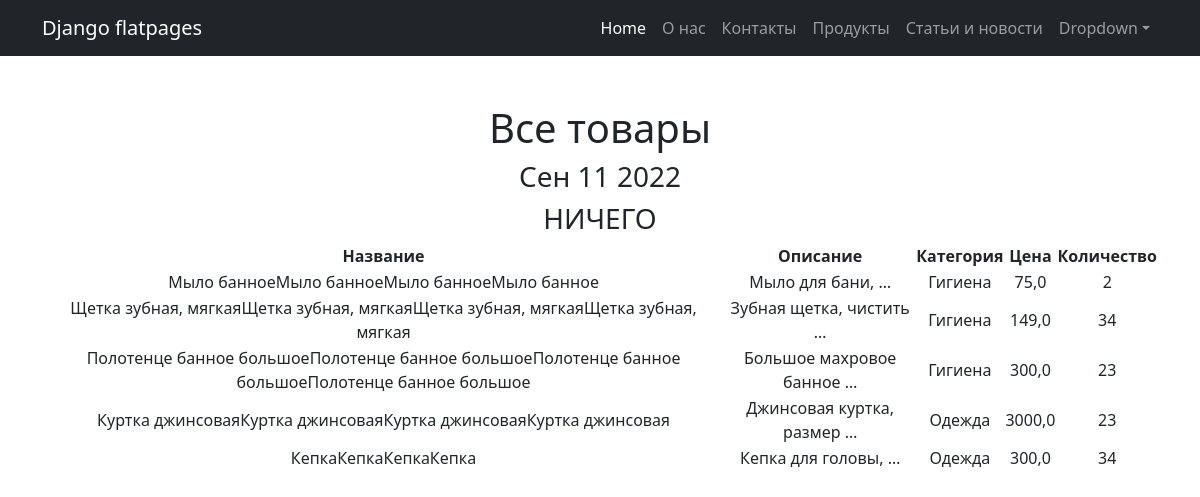
Screenshot of /products/ with the database file from the repository.
### simpleapp/models.py (models this page shows, shortened)
class Product(models.Model):
    name = models.CharField(
        max_length=50,
        unique=True, # названия товаров не должны повторяться
    )
    description = models.TextField()
    quantity = models.IntegerField(
        validators=[MinValueValidator(0)],
    )
    category = models.ForeignKey(
        to='Category',
        on_delete=models.CASCADE,
        related_name='products', # все продукты в категории будут доступны через поле products
    )
    price = models.FloatField(
        validators=[MinValueValidator(0.0)],
    )

class Category(models.Model):
    name = models.CharField(max_length=100, unique=True)  # названия категорий тоже не должны повторяться

### simpleapp/views.py (the view)
# urls.py: path('', ProductsList.as_view()),
class ProductsList(ListView):
    model = Product
    template_name = 'products.html'
    context_object_name = 'products'
    def get_context_data(self, **kwargs):
        context = super().get_context_data(**kwargs)
        context['time_now'] = datetime.utcnow()
        context['value1'] = None
        return context

### news/templatetags/custom_filters.py (called while the page is built)
@register.filter(name='multiply')
def multiply(value, arg):
    if isinstance(value, str) and isinstance(arg, int):
        return str(value) * arg
    else:
        raise ValueError(f'Нельзя умножить {type(value)} на {type(arg)}')

### templates/products.html (shortened to what this page needs)
{% extends 'flatpages/default.html' %}
{% load custom_filters %}
{% block content %}
    <h1>Все товары</h1>
    <h3>{{ time_now|date:'M d Y' }}</h3>
    <h3>{{ value1|default_if_none:'НИЧЕГО' }}</h3>
    {% if products %}
        <table>
            <tr>
                <th>Название</th>
                <th>Описание</th>
                <th>Категория</th>
                <th>Цена</th>
                <th>Количество</th>
            </tr>
        {% for product in products %}
            <tr>
                <td>{{ product.name|multiply:4 }}</td>
                <td>{{ product.description|truncatewords:3 }}</td>
                <td>{{ product.category.name }}</td>
                <td>{{ product.price }}</td>
                <td>{{ product.quantity }}</td>
            </tr>
        {% endfor %}
        </table>
    {% else %}
        <h2>Товаров нет!</h2>
    {% endif %}
{% endblock content %}

### templates/flatpages/default.html (shortened to what this page needs)
{% load static %}
<!DOCTYPE html>
<html lang="en">
    <head>
        <link href="{% static 'startbootstrap-bare-gh-pages/css/styles.css' %}" rel="stylesheet">
    </head>
    <body>
        <nav class="navbar navbar-expand-lg navbar-dark bg-dark">
            <div class="container">
                <a class="navbar-brand" href="#">Django flatpages</a>
                <div class="collapse navbar-collapse" id="navbarSupportedContent">
                    <ul class="navbar-nav ms-auto mb-2 mb-lg-0">
                        <li class="nav-item"><a class="nav-link active" aria-current="page" href="#">Home</a></li>
                        <li class="nav-item"><a class="nav-link" href="/pages/about/">О нас</a></li>
                        <li class="nav-item"><a class="nav-link" href="/pages/contact/">Контакты</a></li>
                        <li class="nav-item"><a class="nav-link" href="/products/">Продукты</a></li>
                        <li class="nav-item"><a class="nav-link" href="/news/">Статьи и новости</a></li>
                        <li class="nav-item dropdown">
                            <a class="nav-link dropdown-toggle" id="navbarDropdown" href="#" role="button" data-bs-toggle="dropdown" aria-expanded="false">Dropdown</a>
                        </li>
                    </ul>
                </div>
            </div>
        </nav>
        <div class="container">
            <div class="text-center mt-5">
                <div class="row">
                    <div class="col-lg-12 text-center">
                     {% block content %}{% endblock content %}
                    </div>
                  </div>
            </div>
        </div>
    </body>
</html>

### rows the page displays
Product: name|multiply "Мыло банноеМыло банноеМыло банноеМыло банное", description "Мыло для бани, …", category.name "Гигиена", price "75,0", quantity "2"
Product: name|multiply "Щетка зубная, мягкаяЩетка зубная, мягкаяЩетка зубная, мягкаяЩетка зубная, мягкая", description "Зубная щетка, чистить …", category.name "Гигиена", price "149,0", quantity "34"
Product: name|multiply "Полотенце банное большоеПолотенце банное большоеПолотенце банное большоеПолотенце банное большое", description "Большое махровое банное …", category.name "Гигиена", price "300,0", quantity "23"
Product: name|multiply "Куртка джинсоваяКуртка джинсоваяКуртка джинсоваяКуртка джинсовая", description "Джинсовая куртка, размер …", category.name "Одежда", price "3000,0", quantity "23"
Product: name|multiply "КепкаКепкаКепкаКепка", description "Кепка для головы, …", category.name "Одежда", price "300,0", quantity "34"

### other values shown
{{ time_now|date:'M d Y' }} "Сен 11 2022"
{{ value1|default_if_none:'НИЧЕГО' }} "НИЧЕГО"
